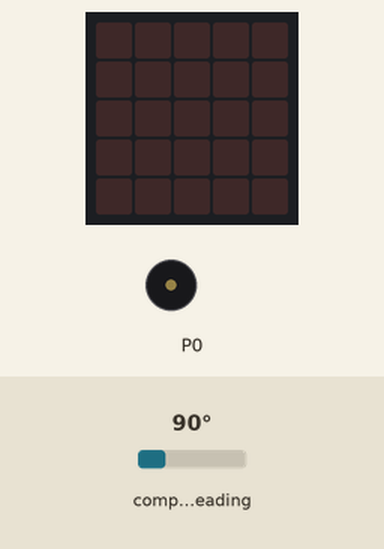
The program below on a simulated BBC micro:bit running MicroPython. Parts: the board's 5×5 LED display, buzzer (waves = sounding). The inputs (shaded band) are chosen by the test bench; at power-on: compass heading 90°. The compass is already calibrated.

Above: at 1.3 s.
1.4 s: compass heading set to 11°
2.9 s: compass heading set to 8°
At 3.12 s:
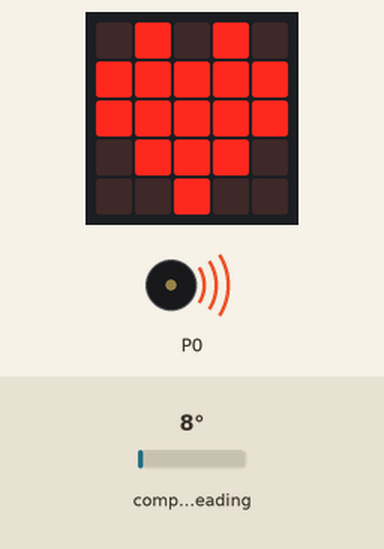
5.9 s: compass heading set to 90°
At 6.1 s:
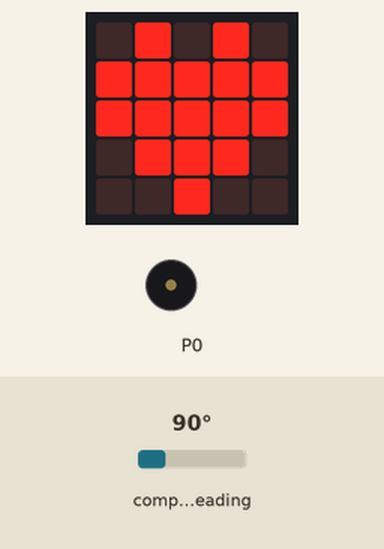
7.6 s: compass heading set to 7°
At 7.72 s:
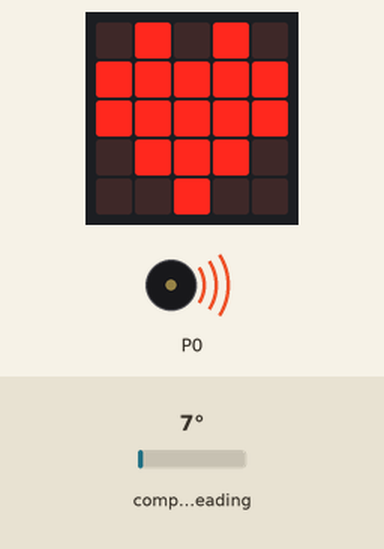
10.6 s: compass heading set to 180°
At 11.9 s:
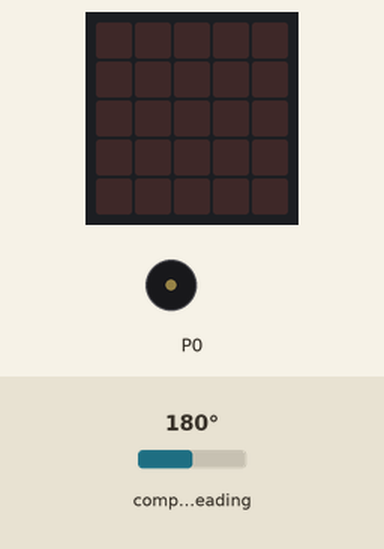
Timing chart, 0 to 13.2 s (numbered marks = the images above; inputs shaded):
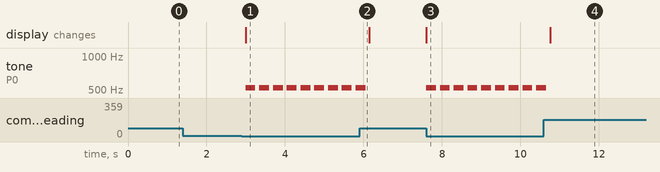

The program:

main.py
```python
from microbit import *
import music

compass.calibrate()

while True:
    if compass.heading() > 350 or compass.heading() < 10:
        display.show(Image.HEART)
        music.pitch(523, 250)
    else:
        display.clear()
    sleep(100)
```

Measured:
- the behaviour switches between 10 and 9° on compass heading (found by bisection; images 0 and 1)
- after the input at 1.4 s, every drawn part: stays the same
- after the input at 2.9 s, tone on P0: alternates 523 Hz for 0.25 s and silent for 0.10 s, starting after 0.10 s; the display: changes after 0.10 s (image 1)
- after the input at 5.9 s, tone on P0: goes on until 6.1 s, then stays silent
- after the input at 7.6 s, tone on P0: alternates 523 Hz for 0.25 s and silent for 0.10 s, starting at once; the display: changes at once (image 3)
- after the input at 10.6 s, tone on P0: goes on until 10.7 s, then stays silent; the display: changes after 0.16 s (image 4)
